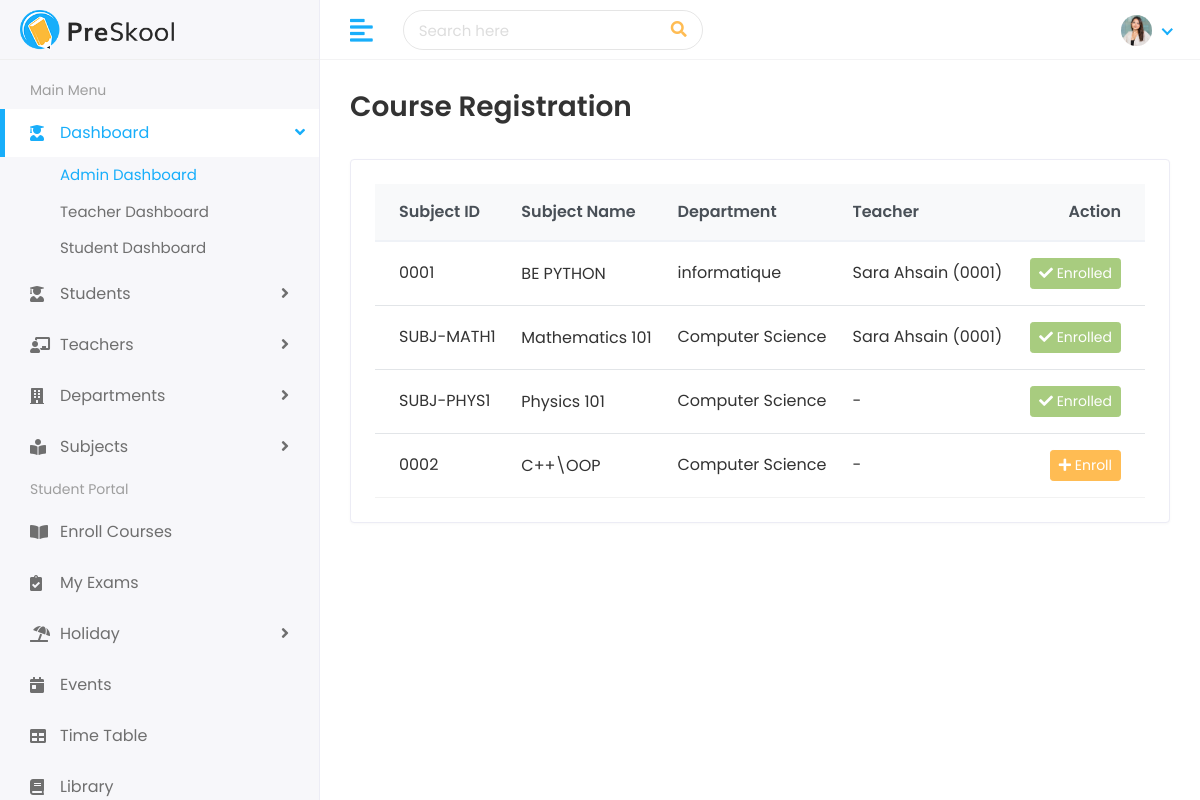
Before: /subjects/enroll/ (signed in) with the older database file.
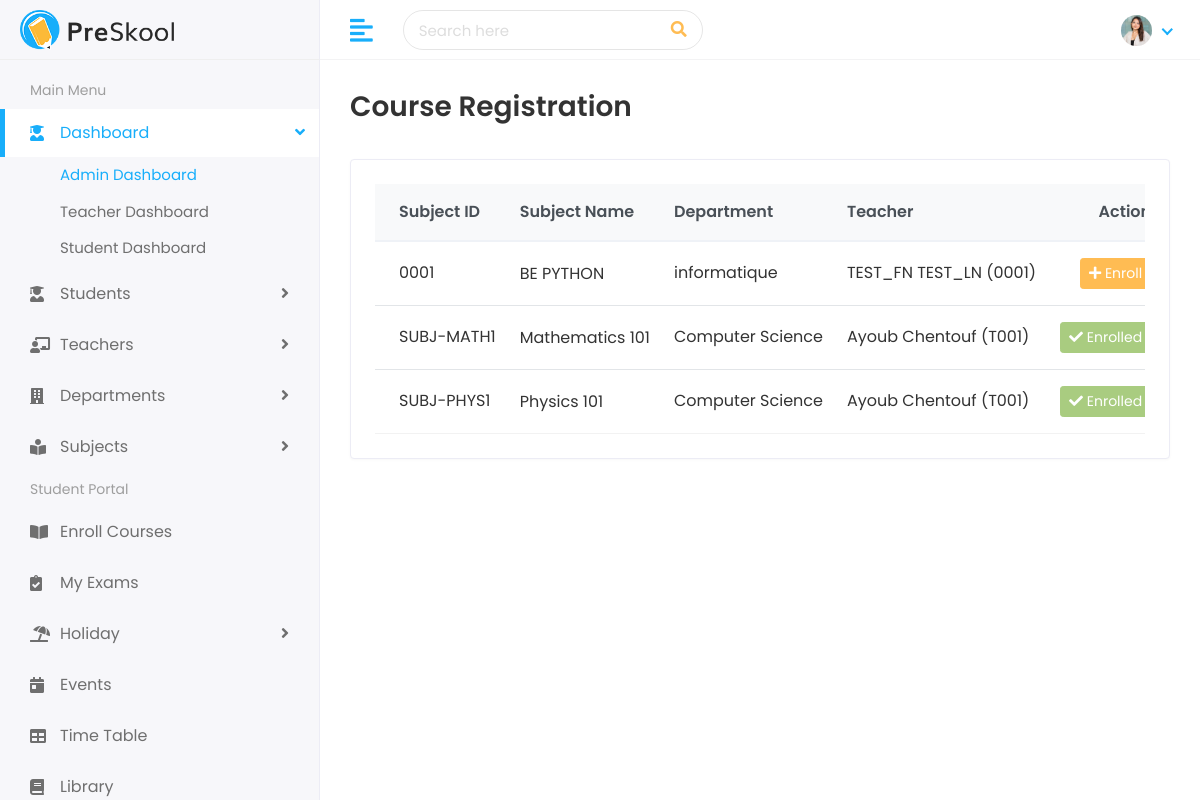
After: the same page with the newer database file.
### subjects/models.py (models this page shows, shortened)
class Subject(models.Model):
    subject_id = models.CharField(max_length=20, unique=True)
    name = models.CharField(max_length=100)
    department = models.ForeignKey(
        Department,
        on_delete=models.CASCADE,
        related_name='subjects'
    )
    teacher = models.ForeignKey(
        Teacher,
        on_delete=models.SET_NULL,
        null=True,
        related_name='taught_subjects'
    )

### faculty/models.py (models this page shows, shortened)
class Department(models.Model):
    department_id = models.CharField(max_length=20, unique=True)
    name = models.CharField(max_length=100)
    head_of_department = models.CharField(max_length=100, blank=True)
    start_year = models.IntegerField()
    students_capacity = models.IntegerField()

class Teacher(models.Model):
    first_name = models.CharField(max_length=100)
    last_name = models.CharField(max_length=100)
    teacher_id = models.CharField(max_length=20, unique=True)
    gender = models.CharField(max_length=10, choices=[('Male', 'Male'), ('Female', 'Female')])
    date_of_birth = models.DateField()
    joining_date = models.DateField()
    mobile_number = models.CharField(max_length=15)
    experience = models.CharField(max_length=50, blank=True)
    avatar = models.ImageField(upload_to='teachers/', blank=True)
    department = models.ForeignKey(Department, on_delete=models.SET_NULL, null=True, related_name='teachers')
    email = models.EmailField(max_length=100, blank=True)
    address = models.TextField(blank=True)
    def __str__(self):
        return f"{self.first_name} {self.last_name} ({self.teacher_id})"

### subjects/views.py (the view)
# urls.py: path('enroll/', views.enroll_subjects, name='enroll_subjects'),
@login_required
def enroll_subjects(request):
    if not getattr(request.user, 'is_student', False):
        return render(request, 'subjects/list_enroll.html', {'error': 'Only students can enroll in courses.'})
    all_subjects = Subject.objects.select_related('department', 'teacher')
    enrolled_subject_ids = Enrollment.objects.filter(student=request.user).values_list('subject__id', flat=True)
    return render(request, 'subjects/list_enroll.html', {
        'all_subjects': all_subjects,
        'enrolled_subject_ids': enrolled_subject_ids
    })

### templates/subjects/list_enroll.html (shortened to what this page needs)
{% extends 'Home/base.html' %}
{% load static %}
{% block body %}
<div class="page-wrapper">
    <div class="content container-fluid">
        <div class="page-header">
            <div class="row align-items-center">
                <div class="col">
                    <h3 class="page-title">Course Registration</h3>
                </div>
            </div>
        </div>
        <div class="row">
            <div class="col-sm-12">
                <div class="card card-table">
                    <div class="card-body">
                        {% if error %}
                            <div class="alert alert-danger m-3">{{ error }}</div>
                        {% else %}
                            <div class="table-responsive">
                                <table class="table table-hover table-center mb-0">
                                    <thead class="thead-light">
                                        <tr>
                                            <th>Subject ID</th>
                                            <th>Subject Name</th>
                                            <th>Department</th>
                                            <th>Teacher</th>
                                            <th class="text-right">Action</th>
                                        </tr>
                                    </thead>
                                    <tbody>
                                        {% for subject in all_subjects %}
                                        <tr>
                                            <td>{{ subject.subject_id }}</td>
                                            <td><h2><a>{{ subject.name }}</a></h2></td>
                                            <td>{{ subject.department.name|default:"-" }}</td>
                                            <td>{{ subject.teacher|default:"-" }}</td>
                                            <td class="text-right">
                                                {% if subject.id in enrolled_subject_ids %}
                                                    <button class="btn btn-sm btn-success" disabled>
                                                        <i class="fas fa-check"></i> Enrolled
                                                    </button>
                                                {% else %}
                                                    <form method="post" action="{% url 'enroll_subject' subject.subject_id %}" style="display:inline;">
                                                        <button type="submit" class="btn btn-sm btn-primary">
                                                            <i class="fas fa-plus"></i> Enroll
                                                        </button>
                                                    </form>
                                                {% endif %}
                                            </td>
                                        </tr>
                                        {% empty %}
                                        <tr>
                                            <td colspan="5" class="text-center">No subjects available yet.</td>
                                        </tr>
                                        {% endfor %}
                                    </tbody>
                                </table>
                            </div>
                        {% endif %}
                    </div>
                </div>
            </div>
        </div>
    </div>
</div>
{% endblock %}

Changed rows visible on the page:
removed Subject: subject_id "0002", name "C++\\OOP", department.name "Computer Science", teacher "-", shows "Enroll"
changed through a linked row, Subject "BE PYTHON": teacher "Sara Ahsain (0001)" → "TEST_FN TEST_LN (0001)"; text "Enrolled" → "Enroll"
changed Subject "SUBJ-MATH1": teacher "Sara Ahsain (0001)" → "Ayoub Chentouf (T001)"
changed Subject "SUBJ-PHYS1": teacher "-" → "Ayoub Chentouf (T001)"
